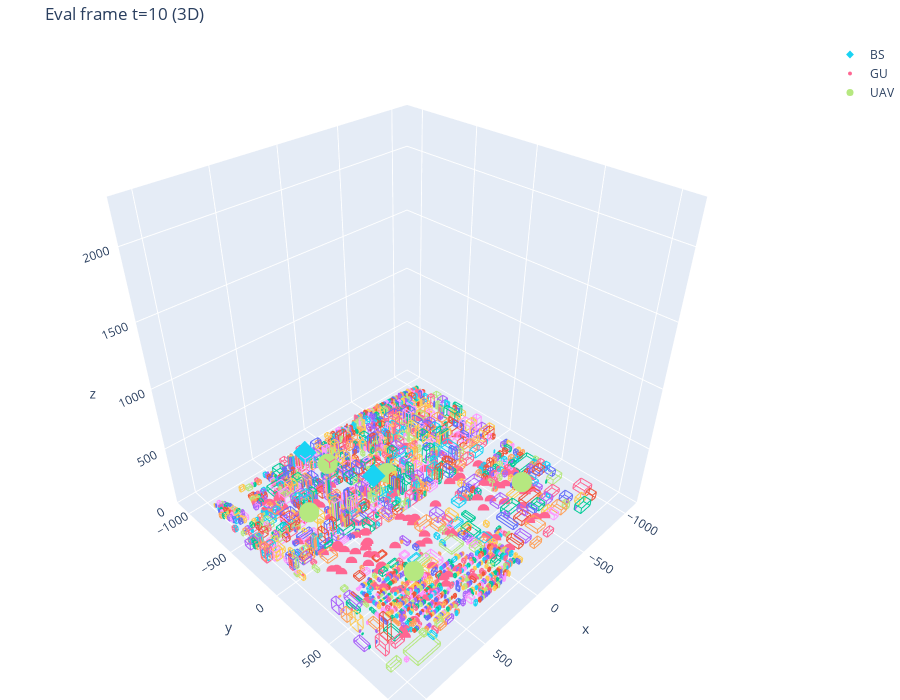

The notebook cell this image was saved under:
### Code cell
t = 10
gu_xyz = cache["gu_xyz"][t]
uav_xyz = cache["uav_xyz"][t]

# 2D
visualize_scene_2d(CFG_PATH, gu_xyz=gu_xyz, uav_xyz=uav_xyz, title=f"Eval frame t={t} (2D)")

# 3D
fig = visualize_scene_3d(CFG_PATH, gu_xyz=gu_xyz, uav_xyz=uav_xyz, title=f"Eval frame t={t} (3D)")
fig
